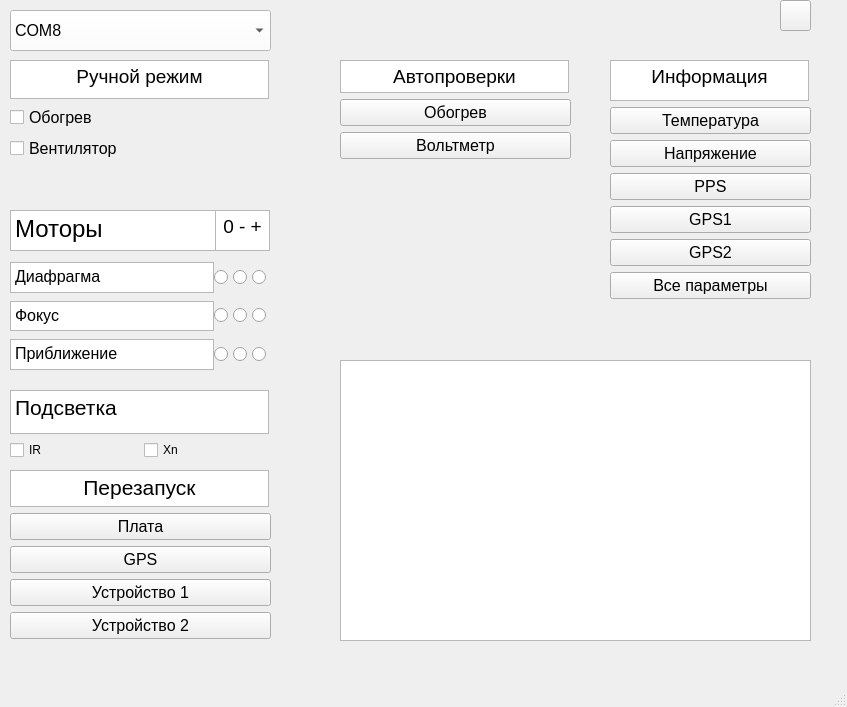
<?xml version="1.0" encoding="UTF-8"?>
<ui version="4.0">
 <class>MainWindow</class>
 <widget class="QMainWindow" name="MainWindow">
  <property name="geometry">
   <rect>
    <x>0</x>
    <y>0</y>
    <width>847</width>
    <height>707</height>
   </rect>
  </property>
  <property name="windowTitle">
   <string>MainWindow</string>
  </property>
  <widget class="QWidget" name="centralwidget">
   <widget class="QWidget" name="verticalLayoutWidget">
    <property name="geometry">
     <rect>
      <x>10</x>
      <y>60</y>
      <width>261</width>
      <height>101</height>
     </rect>
    </property>
    <layout class="QVBoxLayout" name="verticalLayout">
     <item>
      <widget class="QTextBrowser" name="textBrowser">
       <property name="maximumSize">
        <size>
         <width>259</width>
         <height>41</height>
        </size>
       </property>
       <property name="font">
        <font>
         <pointsize>14</pointsize>
        </font>
       </property>
       <property name="html">
        <string>&lt;!DOCTYPE HTML PUBLIC &quot;-//W3C//DTD HTML 4.0//EN&quot; &quot;http://www.w3.org/TR/REC-html40/strict.dtd&quot;&gt;
&lt;html&gt;&lt;head&gt;&lt;meta name=&quot;qrichtext&quot; content=&quot;1&quot; /&gt;&lt;style type=&quot;text/css&quot;&gt;
p, li { white-space: pre-wrap; }
&lt;/style&gt;&lt;/head&gt;&lt;body style=&quot; font-family:'MS Shell Dlg 2'; font-size:14pt; font-weight:400; font-style:normal;&quot;&gt;
&lt;p align=&quot;center&quot; style=&quot; margin-top:0px; margin-bottom:0px; margin-left:0px; margin-right:0px; -qt-block-indent:0; text-indent:0px;&quot;&gt;Ручной режим&lt;/p&gt;&lt;/body&gt;&lt;/html&gt;</string>
       </property>
      </widget>
     </item>
     <item>
      <widget class="QCheckBox" name="checkBox_2">
       <property name="font">
        <font>
         <pointsize>12</pointsize>
        </font>
       </property>
       <property name="text">
        <string>Обогрев</string>
       </property>
      </widget>
     </item>
     <item>
      <widget class="QCheckBox" name="checkBox">
       <property name="font">
        <font>
         <pointsize>12</pointsize>
        </font>
       </property>
       <property name="text">
        <string>Вентилятор</string>
       </property>
      </widget>
     </item>
    </layout>
   </widget>
   <widget class="QWidget" name="verticalLayoutWidget_2">
    <property name="geometry">
     <rect>
      <x>10</x>
      <y>260</y>
      <width>261</width>
      <height>112</height>
     </rect>
    </property>
    <layout class="QVBoxLayout" name="verticalLayout_3">
     <property name="sizeConstraint">
      <enum>QLayout::SetDefaultConstraint</enum>
     </property>
     <item>
      <layout class="QHBoxLayout" name="horizontalLayout_13">
       <property name="spacing">
        <number>0</number>
       </property>
       <item>
        <widget class="QTextBrowser" name="textBrowser_10">
         <property name="maximumSize">
          <size>
           <width>204</width>
           <height>31</height>
          </size>
         </property>
         <property name="html">
          <string>&lt;!DOCTYPE HTML PUBLIC &quot;-//W3C//DTD HTML 4.0//EN&quot; &quot;http://www.w3.org/TR/REC-html40/strict.dtd&quot;&gt;
&lt;html&gt;&lt;head&gt;&lt;meta name=&quot;qrichtext&quot; content=&quot;1&quot; /&gt;&lt;style type=&quot;text/css&quot;&gt;
p, li { white-space: pre-wrap; }
&lt;/style&gt;&lt;/head&gt;&lt;body style=&quot; font-family:'MS Shell Dlg 2'; font-size:8.25pt; font-weight:400; font-style:normal;&quot;&gt;
&lt;p style=&quot; margin-top:0px; margin-bottom:0px; margin-left:0px; margin-right:0px; -qt-block-indent:0; text-indent:0px;&quot;&gt;&lt;span style=&quot; font-size:12pt;&quot;&gt;Диафрагма&lt;/span&gt;&lt;/p&gt;&lt;/body&gt;&lt;/html&gt;</string>
         </property>
        </widget>
       </item>
       <item>
        <layout class="QGridLayout" name="gridLayout">
         <property name="sizeConstraint">
          <enum>QLayout::SetDefaultConstraint</enum>
         </property>
         <item row="0" column="0">
          <widget class="QRadioButton" name="radioButton_22">
           <property name="text">
            <string/>
           </property>
          </widget>
         </item>
         <item row="0" column="1">
          <widget class="QRadioButton" name="radioButton_23">
           <property name="text">
            <string/>
           </property>
          </widget>
         </item>
         <item row="0" column="2">
          <widget class="QRadioButton" name="radioButton_24">
           <property name="text">
            <string/>
           </property>
          </widget>
         </item>
        </layout>
       </item>
      </layout>
     </item>
     <item>
      <layout class="QHBoxLayout" name="horizontalLayout_2">
       <property name="spacing">
        <number>0</number>
       </property>
       <item>
        <widget class="QTextBrowser" name="textBrowser_3">
         <property name="maximumSize">
          <size>
           <width>204</width>
           <height>30</height>
          </size>
         </property>
         <property name="html">
          <string>&lt;!DOCTYPE HTML PUBLIC &quot;-//W3C//DTD HTML 4.0//EN&quot; &quot;http://www.w3.org/TR/REC-html40/strict.dtd&quot;&gt;
&lt;html&gt;&lt;head&gt;&lt;meta name=&quot;qrichtext&quot; content=&quot;1&quot; /&gt;&lt;style type=&quot;text/css&quot;&gt;
p, li { white-space: pre-wrap; }
&lt;/style&gt;&lt;/head&gt;&lt;body style=&quot; font-family:'MS Shell Dlg 2'; font-size:8.25pt; font-weight:400; font-style:normal;&quot;&gt;
&lt;p style=&quot; margin-top:0px; margin-bottom:0px; margin-left:0px; margin-right:0px; -qt-block-indent:0; text-indent:0px;&quot;&gt;&lt;span style=&quot; font-size:12pt;&quot;&gt;Фокус&lt;/span&gt;&lt;/p&gt;&lt;/body&gt;&lt;/html&gt;</string>
         </property>
        </widget>
       </item>
       <item>
        <layout class="QGridLayout" name="gridLayout_2">
         <item row="0" column="0">
          <widget class="QRadioButton" name="radioButton">
           <property name="text">
            <string/>
           </property>
          </widget>
         </item>
         <item row="0" column="1">
          <widget class="QRadioButton" name="radioButton_2">
           <property name="text">
            <string/>
           </property>
          </widget>
         </item>
         <item row="0" column="2">
          <widget class="QRadioButton" name="radioButton_3">
           <property name="text">
            <string/>
           </property>
          </widget>
         </item>
        </layout>
       </item>
      </layout>
     </item>
     <item>
      <layout class="QHBoxLayout" name="horizontalLayout_12">
       <property name="spacing">
        <number>0</number>
       </property>
       <item>
        <widget class="QTextBrowser" name="textBrowser_9">
         <property name="maximumSize">
          <size>
           <width>204</width>
           <height>31</height>
          </size>
         </property>
         <property name="html">
          <string>&lt;!DOCTYPE HTML PUBLIC &quot;-//W3C//DTD HTML 4.0//EN&quot; &quot;http://www.w3.org/TR/REC-html40/strict.dtd&quot;&gt;
&lt;html&gt;&lt;head&gt;&lt;meta name=&quot;qrichtext&quot; content=&quot;1&quot; /&gt;&lt;style type=&quot;text/css&quot;&gt;
p, li { white-space: pre-wrap; }
&lt;/style&gt;&lt;/head&gt;&lt;body style=&quot; font-family:'MS Shell Dlg 2'; font-size:8.25pt; font-weight:400; font-style:normal;&quot;&gt;
&lt;p style=&quot; margin-top:0px; margin-bottom:0px; margin-left:0px; margin-right:0px; -qt-block-indent:0; text-indent:0px;&quot;&gt;&lt;span style=&quot; font-size:12pt;&quot;&gt;Приближение&lt;/span&gt;&lt;/p&gt;&lt;/body&gt;&lt;/html&gt;</string>
         </property>
        </widget>
       </item>
       <item>
        <layout class="QGridLayout" name="gridLayout_3">
         <item row="0" column="2">
          <widget class="QRadioButton" name="radioButton_21">
           <property name="text">
            <string/>
           </property>
          </widget>
         </item>
         <item row="0" column="1">
          <widget class="QRadioButton" name="radioButton_20">
           <property name="text">
            <string/>
           </property>
          </widget>
         </item>
         <item row="0" column="0">
          <widget class="QRadioButton" name="radioButton_19">
           <property name="text">
            <string/>
           </property>
          </widget>
         </item>
        </layout>
       </item>
      </layout>
     </item>
    </layout>
   </widget>
   <widget class="QTextBrowser" name="textBrowser_11">
    <property name="geometry">
     <rect>
      <x>10</x>
      <y>210</y>
      <width>206</width>
      <height>41</height>
     </rect>
    </property>
    <property name="html">
     <string>&lt;!DOCTYPE HTML PUBLIC &quot;-//W3C//DTD HTML 4.0//EN&quot; &quot;http://www.w3.org/TR/REC-html40/strict.dtd&quot;&gt;
&lt;html&gt;&lt;head&gt;&lt;meta name=&quot;qrichtext&quot; content=&quot;1&quot; /&gt;&lt;style type=&quot;text/css&quot;&gt;
p, li { white-space: pre-wrap; }
&lt;/style&gt;&lt;/head&gt;&lt;body style=&quot; font-family:'MS Shell Dlg 2'; font-size:8.25pt; font-weight:400; font-style:normal;&quot;&gt;
&lt;p style=&quot; margin-top:0px; margin-bottom:0px; margin-left:0px; margin-right:0px; -qt-block-indent:0; text-indent:0px;&quot;&gt;&lt;span style=&quot; font-size:18pt;&quot;&gt;Моторы&lt;/span&gt;&lt;/p&gt;&lt;/body&gt;&lt;/html&gt;</string>
    </property>
   </widget>
   <widget class="QTextBrowser" name="textBrowser_2">
    <property name="geometry">
     <rect>
      <x>215</x>
      <y>210</y>
      <width>55</width>
      <height>41</height>
     </rect>
    </property>
    <property name="html">
     <string>&lt;!DOCTYPE HTML PUBLIC &quot;-//W3C//DTD HTML 4.0//EN&quot; &quot;http://www.w3.org/TR/REC-html40/strict.dtd&quot;&gt;
&lt;html&gt;&lt;head&gt;&lt;meta name=&quot;qrichtext&quot; content=&quot;1&quot; /&gt;&lt;style type=&quot;text/css&quot;&gt;
p, li { white-space: pre-wrap; }
&lt;/style&gt;&lt;/head&gt;&lt;body style=&quot; font-family:'MS Shell Dlg 2'; font-size:8.25pt; font-weight:400; font-style:normal;&quot;&gt;
&lt;p align=&quot;center&quot; style=&quot; margin-top:0px; margin-bottom:0px; margin-left:0px; margin-right:0px; -qt-block-indent:0; text-indent:0px;&quot;&gt;&lt;span style=&quot; font-size:14pt;&quot;&gt;0 - +&lt;/span&gt;&lt;/p&gt;&lt;/body&gt;&lt;/html&gt;</string>
    </property>
   </widget>
   <widget class="QWidget" name="verticalLayoutWidget_3">
    <property name="geometry">
     <rect>
      <x>10</x>
      <y>390</y>
      <width>261</width>
      <height>71</height>
     </rect>
    </property>
    <layout class="QVBoxLayout" name="verticalLayout_4">
     <item>
      <widget class="QTextBrowser" name="textBrowser_12">
       <property name="maximumSize">
        <size>
         <width>259</width>
         <height>44</height>
        </size>
       </property>
       <property name="html">
        <string>&lt;!DOCTYPE HTML PUBLIC &quot;-//W3C//DTD HTML 4.0//EN&quot; &quot;http://www.w3.org/TR/REC-html40/strict.dtd&quot;&gt;
&lt;html&gt;&lt;head&gt;&lt;meta name=&quot;qrichtext&quot; content=&quot;1&quot; /&gt;&lt;style type=&quot;text/css&quot;&gt;
p, li { white-space: pre-wrap; }
&lt;/style&gt;&lt;/head&gt;&lt;body style=&quot; font-family:'MS Shell Dlg 2'; font-size:8.25pt; font-weight:400; font-style:normal;&quot;&gt;
&lt;p style=&quot; margin-top:0px; margin-bottom:0px; margin-left:0px; margin-right:0px; -qt-block-indent:0; text-indent:0px;&quot;&gt;&lt;span style=&quot; font-size:16pt;&quot;&gt;Подсветка&lt;/span&gt;&lt;/p&gt;&lt;/body&gt;&lt;/html&gt;</string>
       </property>
      </widget>
     </item>
     <item>
      <layout class="QGridLayout" name="gridLayout_4">
       <item row="0" column="0">
        <widget class="QCheckBox" name="checkBox_3">
         <property name="text">
          <string>IR</string>
         </property>
        </widget>
       </item>
       <item row="0" column="1">
        <widget class="QCheckBox" name="checkBox_4">
         <property name="text">
          <string>Xn</string>
         </property>
        </widget>
       </item>
      </layout>
     </item>
    </layout>
   </widget>
   <widget class="QWidget" name="verticalLayoutWidget_4">
    <property name="geometry">
     <rect>
      <x>10</x>
      <y>470</y>
      <width>261</width>
      <height>171</height>
     </rect>
    </property>
    <layout class="QVBoxLayout" name="verticalLayout_5">
     <item>
      <widget class="QTextBrowser" name="textBrowser_13">
       <property name="maximumSize">
        <size>
         <width>259</width>
         <height>37</height>
        </size>
       </property>
       <property name="html">
        <string>&lt;!DOCTYPE HTML PUBLIC &quot;-//W3C//DTD HTML 4.0//EN&quot; &quot;http://www.w3.org/TR/REC-html40/strict.dtd&quot;&gt;
&lt;html&gt;&lt;head&gt;&lt;meta name=&quot;qrichtext&quot; content=&quot;1&quot; /&gt;&lt;style type=&quot;text/css&quot;&gt;
p, li { white-space: pre-wrap; }
&lt;/style&gt;&lt;/head&gt;&lt;body style=&quot; font-family:'MS Shell Dlg 2'; font-size:8.25pt; font-weight:400; font-style:normal;&quot;&gt;
&lt;p align=&quot;center&quot; style=&quot; margin-top:0px; margin-bottom:0px; margin-left:0px; margin-right:0px; -qt-block-indent:0; text-indent:0px;&quot;&gt;&lt;span style=&quot; font-size:16pt;&quot;&gt;Перезапуск&lt;/span&gt;&lt;/p&gt;&lt;/body&gt;&lt;/html&gt;</string>
       </property>
      </widget>
     </item>
     <item>
      <widget class="QPushButton" name="pushButton">
       <property name="font">
        <font>
         <pointsize>12</pointsize>
        </font>
       </property>
       <property name="text">
        <string>Плата</string>
       </property>
      </widget>
     </item>
     <item>
      <widget class="QPushButton" name="pushButton_2">
       <property name="font">
        <font>
         <pointsize>12</pointsize>
        </font>
       </property>
       <property name="text">
        <string>GPS</string>
       </property>
      </widget>
     </item>
     <item>
      <widget class="QPushButton" name="pushButton_3">
       <property name="font">
        <font>
         <pointsize>12</pointsize>
        </font>
       </property>
       <property name="text">
        <string>Устройство 1</string>
       </property>
      </widget>
     </item>
     <item>
      <widget class="QPushButton" name="pushButton_4">
       <property name="font">
        <font>
         <pointsize>12</pointsize>
        </font>
       </property>
       <property name="text">
        <string>Устройство 2</string>
       </property>
      </widget>
     </item>
    </layout>
   </widget>
   <widget class="QWidget" name="verticalLayoutWidget_5">
    <property name="geometry">
     <rect>
      <x>340</x>
      <y>60</y>
      <width>231</width>
      <height>101</height>
     </rect>
    </property>
    <layout class="QVBoxLayout" name="verticalLayout_6">
     <item>
      <widget class="QTextBrowser" name="textBrowser_14">
       <property name="maximumSize">
        <size>
         <width>229</width>
         <height>33</height>
        </size>
       </property>
       <property name="html">
        <string>&lt;!DOCTYPE HTML PUBLIC &quot;-//W3C//DTD HTML 4.0//EN&quot; &quot;http://www.w3.org/TR/REC-html40/strict.dtd&quot;&gt;
&lt;html&gt;&lt;head&gt;&lt;meta name=&quot;qrichtext&quot; content=&quot;1&quot; /&gt;&lt;style type=&quot;text/css&quot;&gt;
p, li { white-space: pre-wrap; }
&lt;/style&gt;&lt;/head&gt;&lt;body style=&quot; font-family:'MS Shell Dlg 2'; font-size:8.25pt; font-weight:400; font-style:normal;&quot;&gt;
&lt;p align=&quot;center&quot; style=&quot; margin-top:0px; margin-bottom:0px; margin-left:0px; margin-right:0px; -qt-block-indent:0; text-indent:0px;&quot;&gt;&lt;span style=&quot; font-size:14pt;&quot;&gt;Автопроверки&lt;/span&gt;&lt;/p&gt;&lt;/body&gt;&lt;/html&gt;</string>
       </property>
      </widget>
     </item>
     <item>
      <widget class="QPushButton" name="pushButton_5">
       <property name="font">
        <font>
         <pointsize>12</pointsize>
        </font>
       </property>
       <property name="text">
        <string>Обогрев</string>
       </property>
      </widget>
     </item>
     <item>
      <widget class="QPushButton" name="pushButton_6">
       <property name="font">
        <font>
         <pointsize>12</pointsize>
        </font>
       </property>
       <property name="text">
        <string>Вольтметр</string>
       </property>
      </widget>
     </item>
    </layout>
   </widget>
   <widget class="QWidget" name="verticalLayoutWidget_6">
    <property name="geometry">
     <rect>
      <x>610</x>
      <y>60</y>
      <width>201</width>
      <height>241</height>
     </rect>
    </property>
    <layout class="QVBoxLayout" name="verticalLayout_7">
     <item>
      <widget class="QTextBrowser" name="textBrowser_15">
       <property name="maximumSize">
        <size>
         <width>199</width>
         <height>41</height>
        </size>
       </property>
       <property name="html">
        <string>&lt;!DOCTYPE HTML PUBLIC &quot;-//W3C//DTD HTML 4.0//EN&quot; &quot;http://www.w3.org/TR/REC-html40/strict.dtd&quot;&gt;
&lt;html&gt;&lt;head&gt;&lt;meta name=&quot;qrichtext&quot; content=&quot;1&quot; /&gt;&lt;style type=&quot;text/css&quot;&gt;
p, li { white-space: pre-wrap; }
&lt;/style&gt;&lt;/head&gt;&lt;body style=&quot; font-family:'MS Shell Dlg 2'; font-size:8.25pt; font-weight:400; font-style:normal;&quot;&gt;
&lt;p align=&quot;center&quot; style=&quot; margin-top:0px; margin-bottom:0px; margin-left:0px; margin-right:0px; -qt-block-indent:0; text-indent:0px;&quot;&gt;&lt;span style=&quot; font-size:14pt;&quot;&gt;Информация&lt;/span&gt;&lt;/p&gt;&lt;/body&gt;&lt;/html&gt;</string>
       </property>
      </widget>
     </item>
     <item>
      <widget class="QPushButton" name="pushButton_7">
       <property name="font">
        <font>
         <pointsize>12</pointsize>
        </font>
       </property>
       <property name="text">
        <string>Температура</string>
       </property>
      </widget>
     </item>
     <item>
      <widget class="QPushButton" name="pushButton_8">
       <property name="font">
        <font>
         <pointsize>12</pointsize>
        </font>
       </property>
       <property name="text">
        <string>Напряжение</string>
       </property>
      </widget>
     </item>
     <item>
      <widget class="QPushButton" name="pushButton_9">
       <property name="font">
        <font>
         <pointsize>12</pointsize>
        </font>
       </property>
       <property name="text">
        <string>PPS</string>
       </property>
      </widget>
     </item>
     <item>
      <widget class="QPushButton" name="pushButton_10">
       <property name="font">
        <font>
         <pointsize>12</pointsize>
        </font>
       </property>
       <property name="text">
        <string>GPS1</string>
       </property>
      </widget>
     </item>
     <item>
      <widget class="QPushButton" name="pushButton_11">
       <property name="font">
        <font>
         <pointsize>12</pointsize>
        </font>
       </property>
       <property name="text">
        <string>GPS2</string>
       </property>
      </widget>
     </item>
     <item>
      <widget class="QPushButton" name="pushButton_12">
       <property name="font">
        <font>
         <pointsize>12</pointsize>
        </font>
       </property>
       <property name="text">
        <string>Все параметры</string>
       </property>
      </widget>
     </item>
    </layout>
   </widget>
   <widget class="QTextBrowser" name="textBrowser_16">
    <property name="geometry">
     <rect>
      <x>340</x>
      <y>360</y>
      <width>471</width>
      <height>281</height>
     </rect>
    </property>
   </widget>
   <widget class="QLabel" name="label">
    <property name="geometry">
     <rect>
      <x>-4</x>
      <y>-28</y>
      <width>861</width>
      <height>721</height>
     </rect>
    </property>
    <property name="text">
     <string/>
    </property>
    <property name="pixmap">
     <pixmap>../Downloads/вонючий массивный пенис (2).png</pixmap>
    </property>
   </widget>
   <widget class="QPushButton" name="pushButton_13">
    <property name="geometry">
     <rect>
      <x>780</x>
      <y>0</y>
      <width>31</width>
      <height>31</height>
     </rect>
    </property>
    <property name="text">
     <string/>
    </property>
    <property name="icon">
     <iconset>
      <normalon>../Downloads/images (1).png</normalon>
     </iconset>
    </property>
    <property name="iconSize">
     <size>
      <width>25</width>
      <height>25</height>
     </size>
    </property>
   </widget>
   <widget class="QComboBox" name="comboBox">
    <property name="geometry">
     <rect>
      <x>10</x>
      <y>10</y>
      <width>261</width>
      <height>41</height>
     </rect>
    </property>
    <property name="maximumSize">
     <size>
      <width>261</width>
      <height>41</height>
     </size>
    </property>
    <property name="font">
     <font>
      <pointsize>12</pointsize>
     </font>
    </property>
    <property name="styleSheet">
     <string notr="true">background-color: rgb(255, 255, 255);
selection-color: rgb(0, 0, 0);</string>
    </property>
    <item>
     <property name="text">
      <string>COM8</string>
     </property>
    </item>
   </widget>
   <zorder>label</zorder>
   <zorder>verticalLayoutWidget</zorder>
   <zorder>verticalLayoutWidget_2</zorder>
   <zorder>textBrowser_11</zorder>
   <zorder>textBrowser_2</zorder>
   <zorder>verticalLayoutWidget_3</zorder>
   <zorder>verticalLayoutWidget_4</zorder>
   <zorder>verticalLayoutWidget_5</zorder>
   <zorder>verticalLayoutWidget_6</zorder>
   <zorder>textBrowser_16</zorder>
   <zorder>pushButton_13</zorder>
   <zorder>comboBox</zorder>
  </widget>
  <widget class="QMenuBar" name="menubar">
   <property name="geometry">
    <rect>
     <x>0</x>
     <y>0</y>
     <width>847</width>
     <height>21</height>
    </rect>
   </property>
  </widget>
  <widget class="QStatusBar" name="statusbar"/>
 </widget>
 <resources/>
 <connections/>
</ui>
